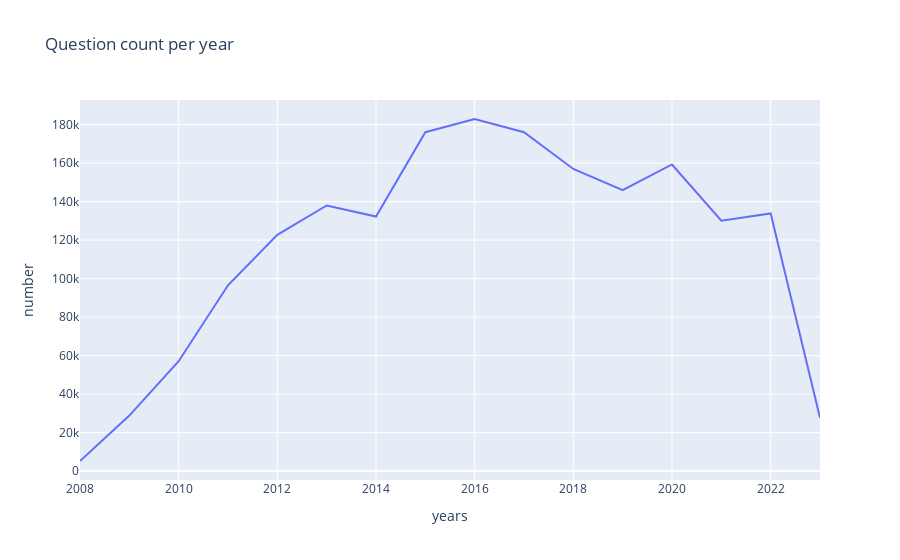

The notebook cell this image was saved under:
### Code cell
questions_count_per_year = pd.read_sql("""
    SELECT count(id) AS number, extract(year from asked_at) AS years FROM question
    GROUP BY years
    ORDER BY years
""", client)

fig = px.line(questions_count_per_year, x='years', y='number', title="Question count per year")
fig.show()

### Figure 1 — Plotly figure (JSON) as saved in the notebook; plotly's stock layout.template omitted (floating-point values rounded to 4 significant figures)
{"data": [{"hovertemplate": "years=%{x}<br>number=%{y}<extra></extra>", "legendgroup": "", "line": {"color": "#636efa", "dash": "solid"}, "marker": {"symbol": "circle"}, "mode": "lines", "name": "", "orientation": "v", "showlegend": false, "type": "scatter", "x": [2008, 2009, 2010, 2011, 2012, 2013, 2014, 2015, 2016, 2017, 2018, 2019, 2020, 2021, 2022, 2023], "xaxis": "x", "y": [5247, 28835, 57075, 96521, 122765, 138023, 132269, 176088, 182931, 176092, 156965, 145921, 159308, 130101, 133861, 27743], "yaxis": "y"}], "layout": {"legend": {"tracegroupgap": 0}, "title": {"text": "Question count per year"}, "xaxis": {"anchor": "y", "domain": [0, 1], "title": {"text": "years"}}, "yaxis": {"anchor": "x", "domain": [0, 1], "title": {"text": "number"}}}}
